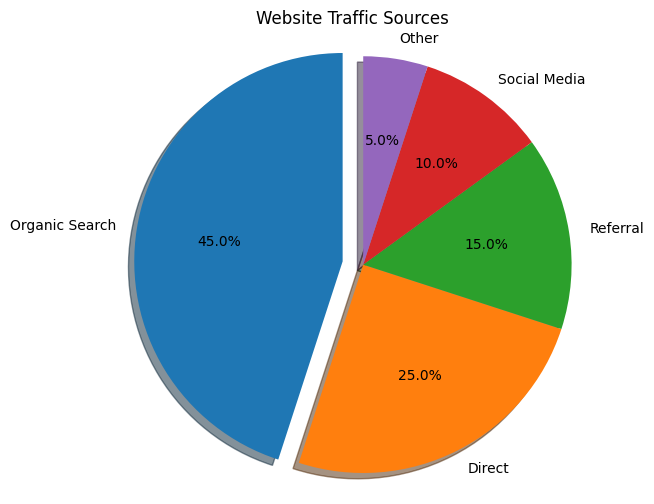

This figure's Python source:
import matplotlib.pyplot as plt
import numpy as np

# Data: Website traffic sources for a month
sources = ['Organic Search', 'Direct', 'Referral', 'Social Media', 'Other']
traffic_percent = [45, 25, 15, 10, 5]
explode = (0.1, 0, 0, 0, 0) # Explode the 1st slice (Organic Search)

plt.figure(figsize=(6, 6)) # Ensure the figure is a square
plt.pie(traffic_percent,
        labels=sources,
        explode=explode,
        autopct='%1.1f%%',
        startangle=90, # Rotate the start of the pie
        shadow=True)

plt.title('Website Traffic Sources')
plt.axis('equal') # Ensures the pie is drawn as a circle.
plt.show()
